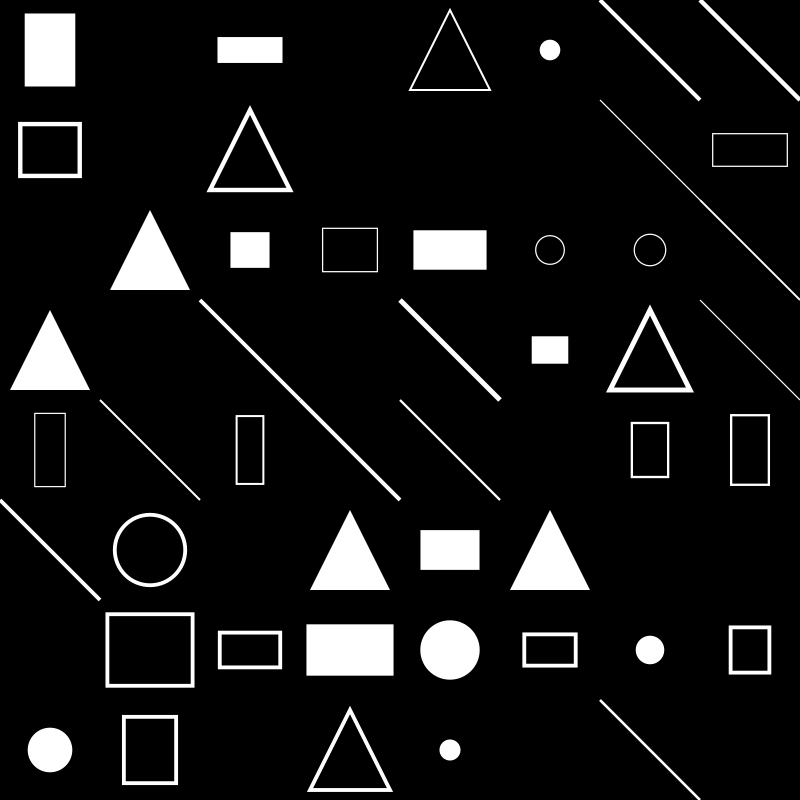

Reproduce this figure in Python.
import cairo
import math
import random

# Setup
width, height = 800, 800
surface = cairo.ImageSurface(cairo.FORMAT_ARGB32, width, height)
ctx = cairo.Context(surface)

# Background
ctx.set_source_rgb(0, 0, 0)  # or your choice
ctx.paint()

# Swiss Grid with Bold Geometric Shapes

grid_size = 8  # Adjust for finer/coarser grid
cell_width = width / grid_size
cell_height = height / grid_size

ctx.set_line_width(2) # Line thickness
for row in range(grid_size):
    for col in range(grid_size):
        x = col * cell_width
        y = row * cell_height

        # Random chance to draw a shape in the cell
        if random.random() < 0.7:  # Adjust probability
            shape_type = random.randint(0, 3) # 0: rectangle, 1: circle, 2: triangle, 3: diagonal line

            if shape_type == 0: # Rectangle
                rect_width = random.uniform(cell_width * 0.2, cell_width * 0.9)
                rect_height = random.uniform(cell_height * 0.2, cell_height * 0.9)
                rect_x = x + (cell_width - rect_width) / 2
                rect_y = y + (cell_height - rect_height) / 2
                ctx.set_source_rgb(1, 1, 1) # White
                ctx.rectangle(rect_x, rect_y, rect_width, rect_height)
                if random.random() < 0.5:
                    ctx.fill()
                else:
                    ctx.stroke()
            elif shape_type == 1: # Circle
                radius = random.uniform(min(cell_width, cell_height) * 0.1, min(cell_width, cell_height) * 0.4)
                ctx.set_source_rgb(1, 1, 1)
                ctx.arc(x + cell_width / 2, y + cell_height / 2, radius, 0, 2 * math.pi)
                if random.random() < 0.5:
                    ctx.fill()
                else:
                    ctx.stroke()
            elif shape_type == 2: # Triangle
                x1 = x + cell_width / 2
                y1 = y + cell_height * 0.1
                x2 = x + cell_width * 0.1
                y2 = y + cell_height * 0.9
                x3 = x + cell_width * 0.9
                y3 = y + cell_height * 0.9

                ctx.move_to(x1, y1)
                ctx.line_to(x2, y2)
                ctx.line_to(x3, y3)
                ctx.close_path()
                ctx.set_source_rgb(1, 1, 1)
                if random.random() < 0.5:
                    ctx.fill()
                else:
                    ctx.stroke()
            elif shape_type == 3: # Diagonal Line
                line_width = random.uniform(1, 5)
                ctx.set_line_width(line_width)
                ctx.move_to(x, y)
                ctx.line_to(x + cell_width, y + cell_height)
                ctx.set_source_rgb(1, 1, 1)
                ctx.stroke()
